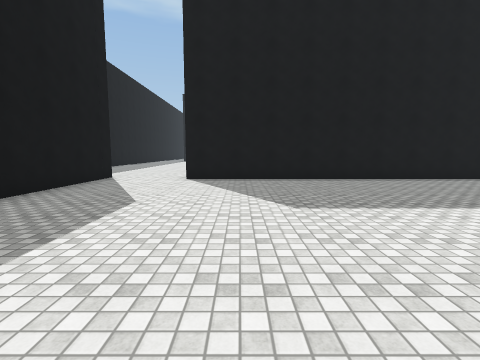
View 1 (above)

18 first-person views from a walk through a 3-D level made in the Unity game engine. The camera is 1.5 m above the floor, tilts 6° down and sees 85° across. The floor is counted in squares, 2 m on a side. Each view is taken from the middle of a square. On the plan, view 1 faces up. The plan holds only what a view shows up to about 9 squares ahead; the rest is blank. The place goes on beyond the plan. The player character is not drawn. Surface patterns are stand-ins for the level's own textures.

View 2
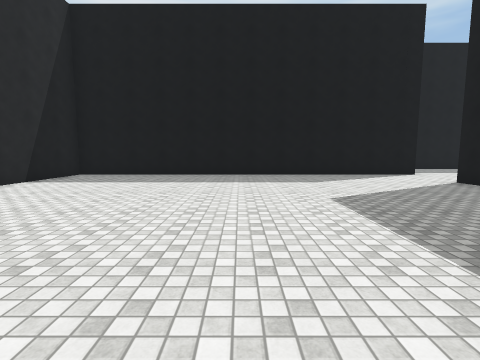

View 3
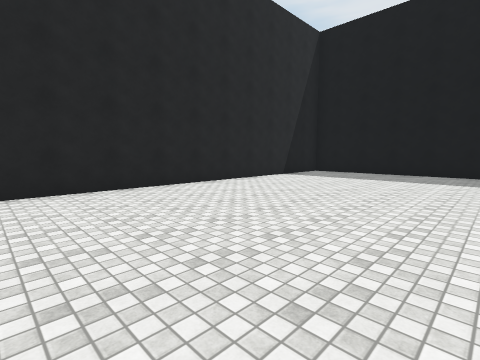

View 4
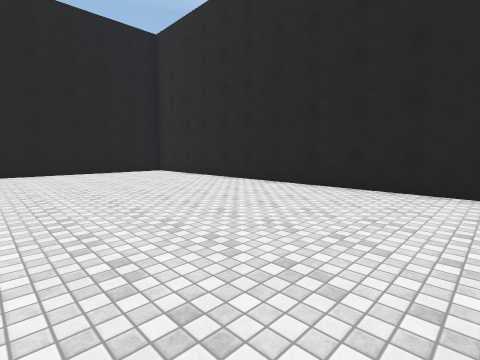

View 5
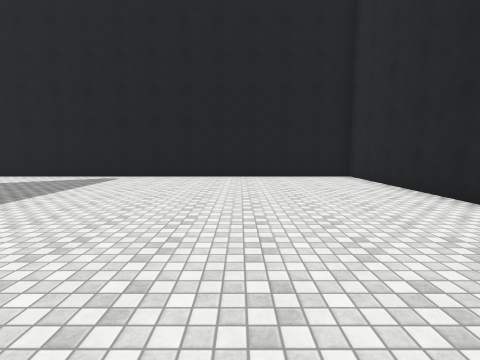

View 6
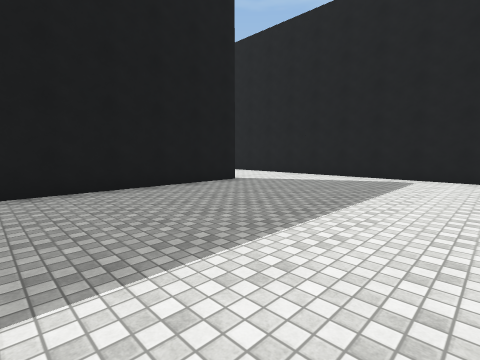

View 7
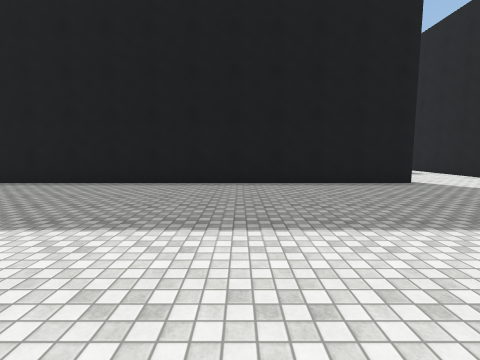

View 8
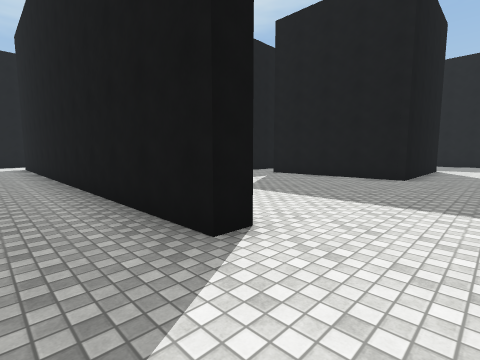

View 9
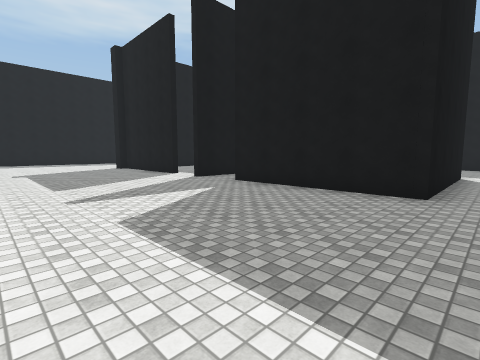

View 10
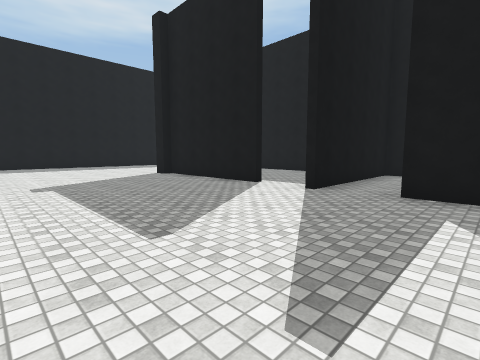

View 11
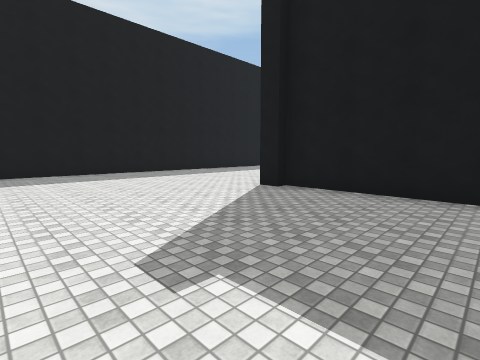

View 12
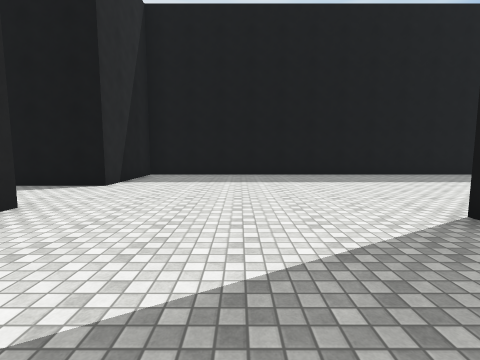

View 13
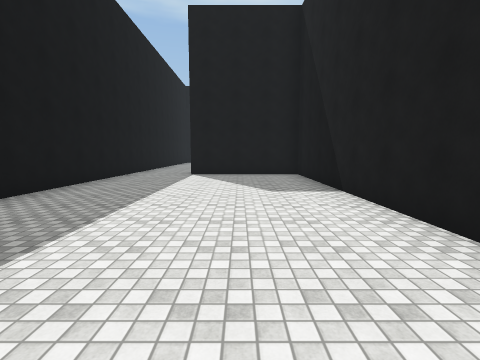

View 14
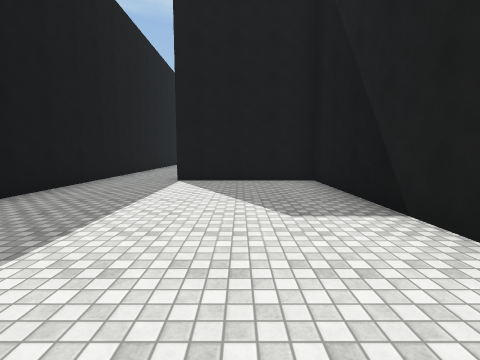

View 15
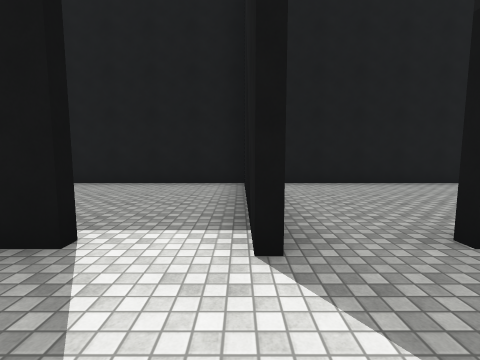

View 16
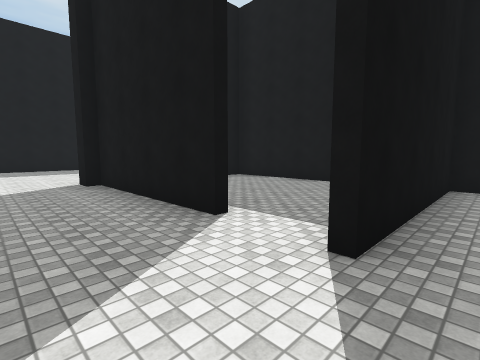

View 17
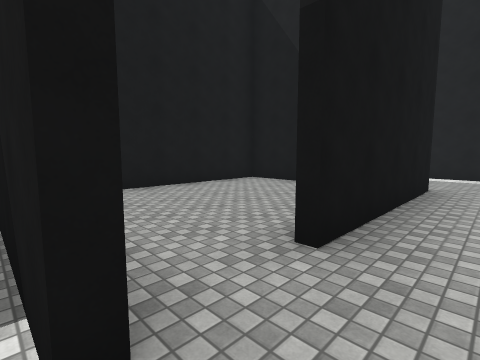

View 18
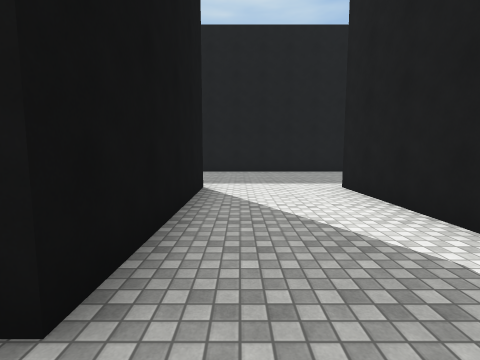

### Floor plan
Points are (right, up) in squares from view 1. A wall is a line through its corners. A room is listed if a view was taken in it or the views show most of it. See-through windows are left out.
Room 1 (views 1, 2, 3, 4, 5, 6, 7, 8)
walls: (11.2, 8) (11.2, 7.4) (-1.6, 7.4); (-3.9, 8) (-3.9, -3.5) (14.2, -3.5) (14.2, 8.6)
ways out: opening at (-2.5, 8) to room 2; opening at (12.5, 8) to room 2
Room 2 (views 9, 10, 11, 12, 13, 14, 15, 16, 17, 18)
walls: (3.6, 14) (-0.5, 14); (-0.4, 13.7) (-1, 13.7); (-1, 15.1) (-1, 22) (-4.8, 22); (11.2, 18.8) (11.2, 14) (6.8, 14); (14.2, 13.4) (14.2, 18.8); (14.2, 8.6) (14.2, 10.1); (-6.9, 22.5) (-6.9, 8) (-3.9, 8)
ways out: opening at (-2.5, 8) to room 1; opening at (12.5, 8) to room 1; opening at (6, 14) to room 3; opening at (4, 14) to room 4; opening at (-5.5, 22); opening at (12.5, 19)
Room 3 (no view inside)
walls: (11, 16.8) (11, 18.4) (5.3, 18.4) (5.3, 13.8)
ways out: opening at (6, 14) to room 2
Room 4 (no view inside)
walls: (5.1, 13.8) (5.1, 17.4); (5.1, 18.4) (-0.5, 18.4)
ways out: opening at (4, 14) to room 2

Positions as (right, up) in squares from view 1, and headings:
1: (0, 0), facing up
2: (5, 2), facing left
3: (6, 2), facing down-left
4: (4, 2), facing down-right
5: (6, 0), facing right
6: (6, 2), facing up-right
7: (7, 1), facing up
8: (13, 6), facing up-left
9: (12, 9), facing up-left
10: (8, 9), facing up-left
11: (3, 9), facing up-left
12: (2, 11), facing left
13: (-3, 13), facing up
14: (-3, 15), facing up
15: (5, 12), facing up
16: (6, 12), facing up-left
17: (5, 13), facing up-right
18: (12, 13), facing up
